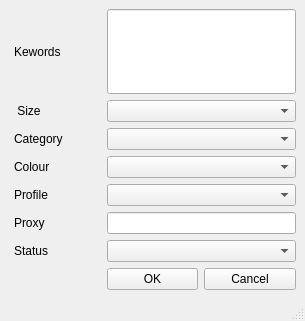
<?xml version="1.0" encoding="UTF-8"?>
<ui version="4.0">
 <class>addKeywordFrm</class>
 <widget class="QMainWindow" name="addKeywordFrm">
  <property name="geometry">
   <rect>
    <x>0</x>
    <y>0</y>
    <width>305</width>
    <height>321</height>
   </rect>
  </property>
  <property name="windowTitle">
   <string>Keywords monitoring</string>
  </property>
  <widget class="QWidget" name="centralwidget">
   <layout class="QGridLayout" name="gridLayout">
    <item row="7" column="2">
     <widget class="QPushButton" name="btnCancel">
      <property name="text">
       <string>Cancel</string>
      </property>
     </widget>
    </item>
    <item row="2" column="1" colspan="2">
     <widget class="QComboBox" name="cbCategory">
      <item>
       <property name="text">
        <string/>
       </property>
      </item>
      <item>
       <property name="text">
        <string>Jackets</string>
       </property>
      </item>
      <item>
       <property name="text">
        <string>Sweatshirts</string>
       </property>
      </item>
      <item>
       <property name="text">
        <string>Tops/Sweaters</string>
       </property>
      </item>
      <item>
       <property name="text">
        <string>T-Shirts</string>
       </property>
      </item>
      <item>
       <property name="text">
        <string>Pants</string>
       </property>
      </item>
      <item>
       <property name="text">
        <string>Hats</string>
       </property>
      </item>
      <item>
       <property name="text">
        <string>Bags</string>
       </property>
      </item>
      <item>
       <property name="text">
        <string>Accessories</string>
       </property>
      </item>
      <item>
       <property name="text">
        <string>Skate</string>
       </property>
      </item>
     </widget>
    </item>
    <item row="0" column="1" colspan="2">
     <widget class="QLineEdit" name="txtKeyword">
      <property name="sizePolicy">
       <sizepolicy hsizetype="Expanding" vsizetype="Expanding">
        <horstretch>0</horstretch>
        <verstretch>0</verstretch>
       </sizepolicy>
      </property>
     </widget>
    </item>
    <item row="2" column="0">
     <widget class="QLabel" name="label_3">
      <property name="text">
       <string>Category</string>
      </property>
      <property name="margin">
       <number>5</number>
      </property>
      <property name="indent">
       <number>5</number>
      </property>
     </widget>
    </item>
    <item row="4" column="1" colspan="2">
     <widget class="QComboBox" name="cbProfile">
      <item>
       <property name="text">
        <string/>
       </property>
      </item>
     </widget>
    </item>
    <item row="3" column="1" colspan="2">
     <widget class="QComboBox" name="cbColor">
      <item>
       <property name="text">
        <string/>
       </property>
      </item>
      <item>
       <property name="text">
        <string>Black</string>
       </property>
      </item>
      <item>
       <property name="text">
        <string>Grey</string>
       </property>
      </item>
      <item>
       <property name="text">
        <string>Orange</string>
       </property>
      </item>
      <item>
       <property name="text">
        <string>Green</string>
       </property>
      </item>
      <item>
       <property name="text">
        <string>Yellow</string>
       </property>
      </item>
      <item>
       <property name="text">
        <string>Purple</string>
       </property>
      </item>
      <item>
       <property name="text">
        <string>New Item</string>
       </property>
      </item>
      <item>
       <property name="text">
        <string>Pink</string>
       </property>
      </item>
      <item>
       <property name="text">
        <string>Natural</string>
       </property>
      </item>
     </widget>
    </item>
    <item row="3" column="0">
     <widget class="QLabel" name="label_4">
      <property name="text">
       <string>Colour</string>
      </property>
      <property name="margin">
       <number>5</number>
      </property>
      <property name="indent">
       <number>5</number>
      </property>
     </widget>
    </item>
    <item row="5" column="1" colspan="2">
     <widget class="QLineEdit" name="txtProxy"/>
    </item>
    <item row="1" column="1" colspan="2">
     <widget class="QComboBox" name="cbSize">
      <item>
       <property name="text">
        <string/>
       </property>
      </item>
      <item>
       <property name="text">
        <string>Small</string>
       </property>
      </item>
      <item>
       <property name="text">
        <string>Medium</string>
       </property>
      </item>
      <item>
       <property name="text">
        <string>Large</string>
       </property>
      </item>
     </widget>
    </item>
    <item row="0" column="0">
     <widget class="QLabel" name="label">
      <property name="text">
       <string>Kewords</string>
      </property>
      <property name="margin">
       <number>5</number>
      </property>
      <property name="indent">
       <number>5</number>
      </property>
     </widget>
    </item>
    <item row="5" column="0">
     <widget class="QLabel" name="label_6">
      <property name="text">
       <string>Proxy</string>
      </property>
      <property name="margin">
       <number>5</number>
      </property>
      <property name="indent">
       <number>5</number>
      </property>
     </widget>
    </item>
    <item row="1" column="0">
     <widget class="QLabel" name="label_2">
      <property name="text">
       <string> Size</string>
      </property>
      <property name="margin">
       <number>5</number>
      </property>
      <property name="indent">
       <number>5</number>
      </property>
     </widget>
    </item>
    <item row="4" column="0">
     <widget class="QLabel" name="label_5">
      <property name="text">
       <string>Profile</string>
      </property>
      <property name="margin">
       <number>5</number>
      </property>
      <property name="indent">
       <number>5</number>
      </property>
     </widget>
    </item>
    <item row="6" column="0">
     <widget class="QLabel" name="label_7">
      <property name="text">
       <string>Status</string>
      </property>
      <property name="margin">
       <number>5</number>
      </property>
      <property name="indent">
       <number>5</number>
      </property>
     </widget>
    </item>
    <item row="7" column="1">
     <widget class="QPushButton" name="btnKeywordOK">
      <property name="text">
       <string>OK</string>
      </property>
     </widget>
    </item>
    <item row="6" column="1" colspan="2">
     <widget class="QComboBox" name="cbStatus">
      <item>
       <property name="text">
        <string/>
       </property>
      </item>
      <item>
       <property name="text">
        <string>Stop</string>
       </property>
      </item>
      <item>
       <property name="text">
        <string>Running</string>
       </property>
      </item>
     </widget>
    </item>
   </layout>
  </widget>
  <widget class="QStatusBar" name="statusbar"/>
 </widget>
 <resources/>
 <connections>
  <connection>
   <sender>btnCancel</sender>
   <signal>clicked()</signal>
   <receiver>addKeywordFrm</receiver>
   <slot>close()</slot>
   <hints>
    <hint type="sourcelabel">
     <x>249</x>
     <y>272</y>
    </hint>
    <hint type="destinationlabel">
     <x>152</x>
     <y>160</y>
    </hint>
   </hints>
  </connection>
 </connections>
</ui>
